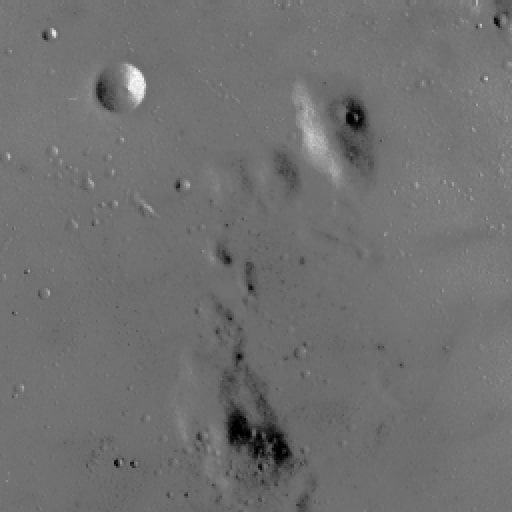
#> input picture HW1/Q3_image/image2.jpg, 512 x 512 px, found by its file name
$ jupyter execute Q3.ipynb
#> lines starting #> are read from the running program, lines starting #| are printed output that depends on the picture
[cell 1]
import numpy as np
import cv2
from matplotlib import pyplot as plt

# Question 3:

part 2:

[cell 2]
#define image1 here
image1 = np.array([[150, 151, 153, 155, 156, 155, 154],
                   [150, 151, 153, 155, 156, 155, 154],
                   [150, 151, 153, 155, 156, 155, 154],
                   [150, 151, 153, 155, 156, 155, 154],
                   [150, 151, 153, 155, 156, 155, 154]] , np.uint8)

[cell 3]
#code here
#first define a function for calculating histogram
def calc_hist(image):
    hist = cv2.calcHist([image],[0],None,[256],[0,256])
    return(hist)

[cell 4]
#dont change this cell
plt.imshow(image1,cmap='gray',vmin=0,vmax=255)
plt.figure()
plt.plot(calc_hist(image1))
plt.title('histogram')
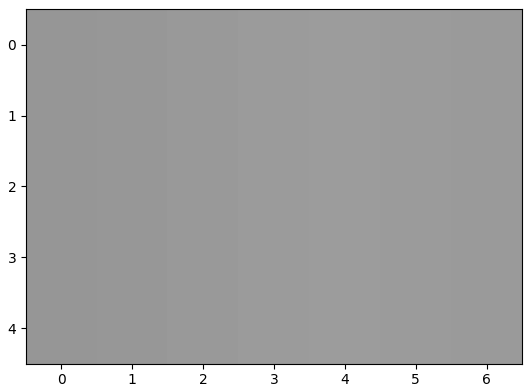
#> figure drawn by matplotlib, 1 panel
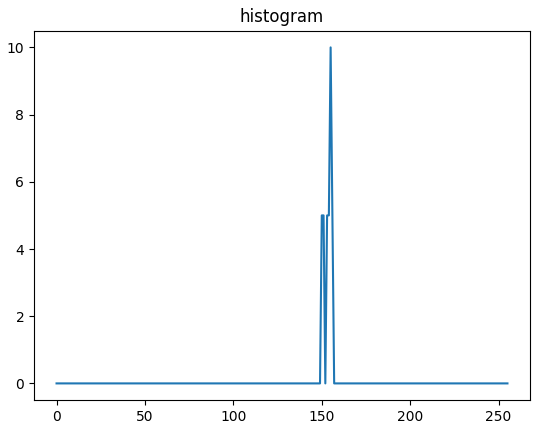
#> figure drawn by matplotlib, 1 panel; curve peaks at x = 155, y = 10

[cell 5]
#code here
#define a function (stretch) for stretching(input:image , output: stretched image)

def stretch_hist(image):
  '''
  don't use libraries
  input(s):
    image (ndarray): input image
  output(s):
    output_image (ndarray): enhanced image with histogram stretching
  '''
  output_image = image.copy()
  # Start
  #we had (MAX - MIN) * (F(x,y) - Fmin) / (Fmax - Fmin) so the operations below does this
  #constant is (MAX - MIN) /(Fmax - Fmin)
  constant = 255 / (output_image.max() - output_image.min())
  #then (F(x,y) - Fmin) *
  output_image = np.round((output_image - output_image.min()) * constant)
  # End
  return np.uint8(output_image)

[cell 6]
#dont change this cell
plt.imshow(stretch_hist(image1),cmap='gray',vmin=0,vmax=255)
plt.figure()
plt.plot(calc_hist(stretch_hist(image1)))
plt.title('new histogram')
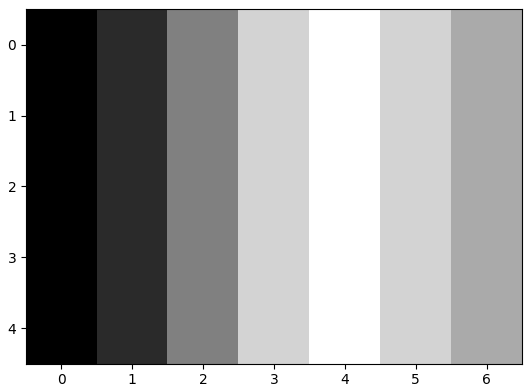
#> figure drawn by matplotlib, 1 panel
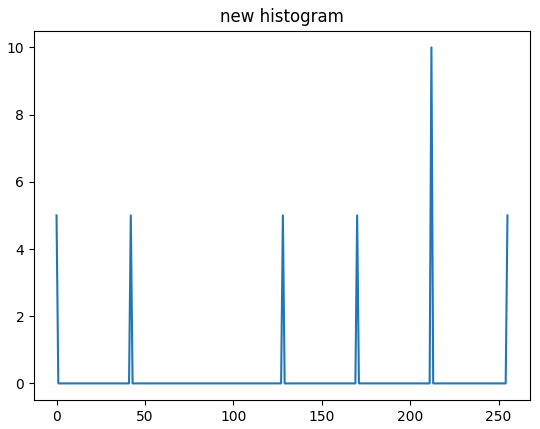
#> figure drawn by matplotlib, 1 panel; curve peaks at x = 212, y = 10

# part3

[cell 7]
# first read the image and show it.(image2)
import cv2
image2 = plt.imread('image2.jpg')
#> image2 is the input picture: shape (512, 512, 3); min 0, max 255, mean 112.2
plt.imshow(image2)

plt.imshow(stretch_hist(image2),cmap='gray',vmin=0,vmax=255)
plt.figure()
plt.plot(calc_hist(stretch_hist(image2)))
plt.title('new histogram')
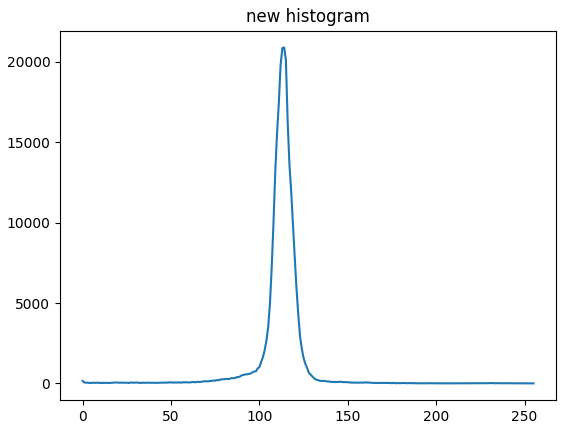
#> figure drawn by matplotlib, 1 panel; curve peaks at x = 114, y = 20906

[cell 8]
#use stretch function to improve quality of the image and show it
plt.imshow(stretch_hist(image2),cmap='gray',vmin=0,vmax=255)

[cell 9]
def modified_stretch_hist(image):
  '''
  don't use libraries
  input(s):
    image (ndarray): input image
  output(s):
    output_image (ndarray): enhanced image with modified histogram stretching
  '''

  output_image = image.copy()

  # cdf
  cdf = calc_hist(image).cumsum()
#> cdf = 256 values from 160 to 262144

  # then we normalize the cdf
  # cdf / cdf.max() is smaller than 1 or a bit more so we multiply it by 255
  cdf_normal = cdf / cdf.max() * 255
#> cdf_normal = 256 values from 0.156 to 255

  # then find the matching of each number in normalized histogram to the numbers in image
  table = np.interp(image.flatten() , np.arange(256) ,cdf_normal).reshape(image.shape)
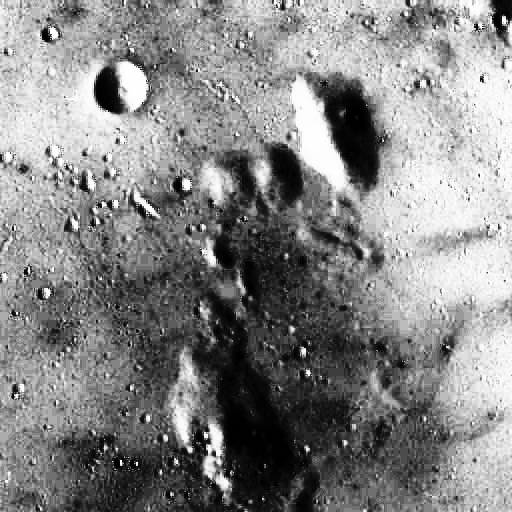
#> table: shape (512, 512, 3) float64; min 0.156, max 255, mean 133.9

  # change the numbers more than 255 to 255
  output_image = np.clip(table, 0, 255)

  return np.uint8(output_image)

[cell 10]
#try your new function and show the result

plt.imshow(modified_stretch_hist(image2),cmap='gray',vmin=0,vmax=255)
plt.figure()
plt.plot(calc_hist(modified_stretch_hist(image2)))
plt.title('new histogram')
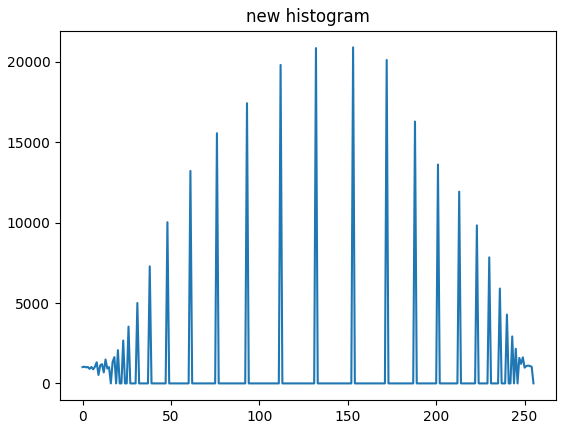
#> figure drawn by matplotlib, 1 panel; curve peaks at x = 153, y = 20906
